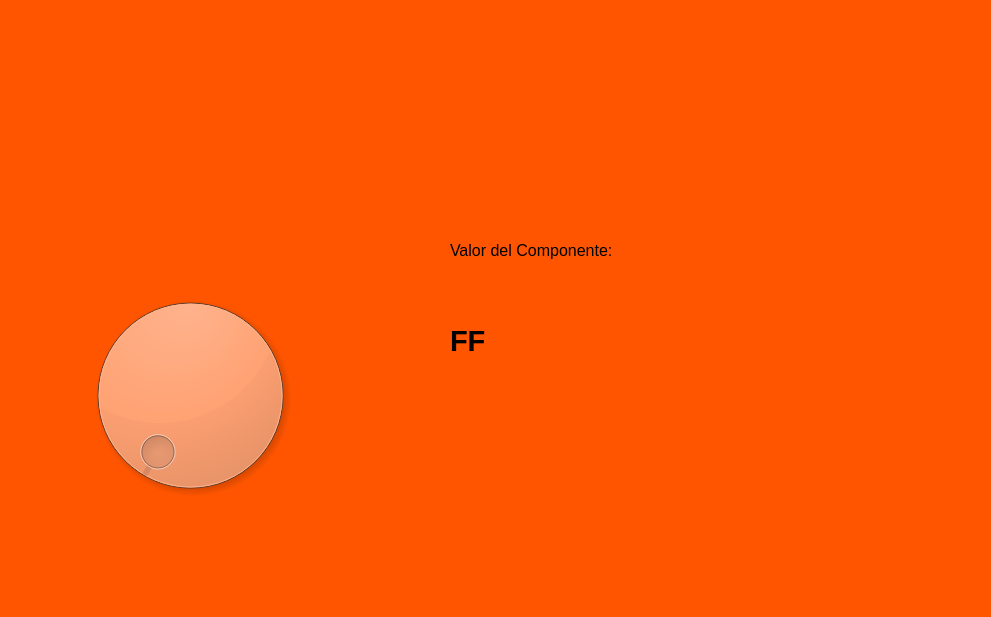
<?xml version="1.0" encoding="UTF-8"?>
<ui version="4.0">
 <class>MainWindow</class>
 <widget class="QMainWindow" name="MainWindow">
  <property name="geometry">
   <rect>
    <x>0</x>
    <y>0</y>
    <width>991</width>
    <height>617</height>
   </rect>
  </property>
  <property name="windowTitle">
   <string>MainWindow</string>
  </property>
  <property name="styleSheet">
   <string notr="true">background-color: rgb(255, 85, 0);</string>
  </property>
  <widget class="QWidget" name="centralwidget">
   <widget class="QLabel" name="label_9">
    <property name="geometry">
     <rect>
      <x>680</x>
      <y>390</y>
      <width>281</width>
      <height>171</height>
     </rect>
    </property>
    <property name="text">
     <string/>
    </property>
    <property name="pixmap">
     <pixmap resource="Recursos.qrc">:/AutosF1/alpine.jpg</pixmap>
    </property>
    <property name="scaledContents">
     <bool>true</bool>
    </property>
   </widget>
   <widget class="QLabel" name="label_10">
    <property name="geometry">
     <rect>
      <x>30</x>
      <y>0</y>
      <width>931</width>
      <height>171</height>
     </rect>
    </property>
    <property name="text">
     <string/>
    </property>
    <property name="pixmap">
     <pixmap resource="Recursos.qrc">:/AutosF1/redbull.png</pixmap>
    </property>
    <property name="scaledContents">
     <bool>true</bool>
    </property>
   </widget>
   <widget class="QDial" name="dial">
    <property name="geometry">
     <rect>
      <x>60</x>
      <y>280</y>
      <width>261</width>
      <height>231</height>
     </rect>
    </property>
   </widget>
   <widget class="QLabel" name="label">
    <property name="geometry">
     <rect>
      <x>450</x>
      <y>230</y>
      <width>241</width>
      <height>41</height>
     </rect>
    </property>
    <property name="font">
     <font>
      <pointsize>12</pointsize>
     </font>
    </property>
    <property name="text">
     <string>Valor del Componente:</string>
    </property>
   </widget>
   <widget class="QLabel" name="txt_valor">
    <property name="geometry">
     <rect>
      <x>450</x>
      <y>320</y>
      <width>241</width>
      <height>41</height>
     </rect>
    </property>
    <property name="font">
     <font>
      <pointsize>22</pointsize>
      <weight>75</weight>
      <bold>true</bold>
     </font>
    </property>
    <property name="text">
     <string>FF</string>
    </property>
    <property name="alignment">
     <set>Qt::AlignLeading|Qt::AlignLeft|Qt::AlignVCenter</set>
    </property>
   </widget>
  </widget>
  <widget class="QMenuBar" name="menubar">
   <property name="geometry">
    <rect>
     <x>0</x>
     <y>0</y>
     <width>991</width>
     <height>26</height>
    </rect>
   </property>
  </widget>
  <widget class="QStatusBar" name="statusbar"/>
 </widget>
 <resources>
  <include location="Recursos.qrc"/>
 </resources>
 <connections/>
</ui>
